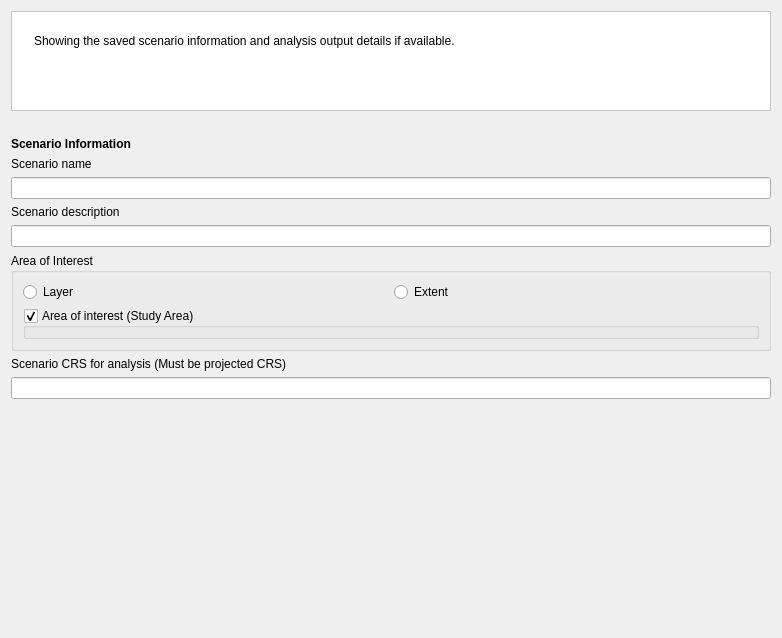
<?xml version="1.0" encoding="UTF-8"?>
<ui version="4.0">
 <class>ScenarioDialog</class>
 <widget class="QDialog" name="ScenarioDialog">
  <property name="geometry">
   <rect>
    <x>0</x>
    <y>0</y>
    <width>782</width>
    <height>638</height>
   </rect>
  </property>
  <property name="windowTitle">
   <string>Scenario Dialog</string>
  </property>
  <layout class="QVBoxLayout" name="verticalLayout">
   <item>
    <widget class="QFrame" name="frame">
     <property name="sizePolicy">
      <sizepolicy hsizetype="Preferred" vsizetype="MinimumExpanding">
       <horstretch>0</horstretch>
       <verstretch>0</verstretch>
      </sizepolicy>
     </property>
     <property name="minimumSize">
      <size>
       <width>0</width>
       <height>100</height>
      </size>
     </property>
     <property name="maximumSize">
      <size>
       <width>16777215</width>
       <height>100</height>
      </size>
     </property>
     <property name="autoFillBackground">
      <bool>false</bool>
     </property>
     <property name="styleSheet">
      <string notr="true">background-color: rgb(255, 255, 255);</string>
     </property>
     <property name="frameShape">
      <enum>QFrame::StyledPanel</enum>
     </property>
     <property name="frameShadow">
      <enum>QFrame::Raised</enum>
     </property>
     <layout class="QHBoxLayout" name="horizontalLayout">
      <item>
       <widget class="QLabel" name="icon_la">
        <property name="sizePolicy">
         <sizepolicy hsizetype="Fixed" vsizetype="Fixed">
          <horstretch>0</horstretch>
          <verstretch>0</verstretch>
         </sizepolicy>
        </property>
        <property name="maximumSize">
         <size>
          <width>91</width>
          <height>81</height>
         </size>
        </property>
        <property name="text">
         <string/>
        </property>
        <property name="pixmap">
         <pixmap>../../../../../../../.designer/icons/cplus_logo.svg</pixmap>
        </property>
        <property name="scaledContents">
         <bool>true</bool>
        </property>
       </widget>
      </item>
      <item>
       <widget class="QLabel" name="label_123">
        <property name="sizePolicy">
         <sizepolicy hsizetype="MinimumExpanding" vsizetype="Expanding">
          <horstretch>0</horstretch>
          <verstretch>0</verstretch>
         </sizepolicy>
        </property>
        <property name="text">
         <string>&lt;html&gt;&lt;head/&gt;&lt;body&gt;&lt;p&gt;Showing the saved scenario information and analysis output details if available.&lt;/p&gt;&lt;p&gt;&lt;br/&gt;&lt;/p&gt;&lt;/body&gt;&lt;/html&gt;</string>
        </property>
        <property name="scaledContents">
         <bool>false</bool>
        </property>
        <property name="wordWrap">
         <bool>true</bool>
        </property>
        <property name="openExternalLinks">
         <bool>true</bool>
        </property>
       </widget>
      </item>
     </layout>
    </widget>
   </item>
   <item>
    <spacer name="horizontalSpacer">
     <property name="orientation">
      <enum>Qt::Horizontal</enum>
     </property>
     <property name="sizeHint" stdset="0">
      <size>
       <width>40</width>
       <height>20</height>
      </size>
     </property>
    </spacer>
   </item>
   <item>
    <widget class="QLabel" name="label_10">
     <property name="styleSheet">
      <string notr="true">font-weight:bold;</string>
     </property>
     <property name="text">
      <string>Scenario Information</string>
     </property>
    </widget>
   </item>
   <item>
    <widget class="QLabel" name="label_64">
     <property name="text">
      <string>Scenario name</string>
     </property>
    </widget>
   </item>
   <item>
    <widget class="QLineEdit" name="scenario_name">
     <property name="text">
      <string/>
     </property>
    </widget>
   </item>
   <item>
    <widget class="QLabel" name="label_71">
     <property name="toolTip">
      <string>Information about the scenario analysis, limited to 195 characters. </string>
     </property>
     <property name="text">
      <string>Scenario description</string>
     </property>
    </widget>
   </item>
   <item>
    <widget class="QLineEdit" name="scenario_description">
     <property name="toolTip">
      <string>Information about the scenario analysis, limited to 195 characters. </string>
     </property>
     <property name="text">
      <string/>
     </property>
     <property name="maxLength">
      <number>195</number>
     </property>
    </widget>
   </item>
   <item alignment="Qt::AlignTop">
    <widget class="QGroupBox" name="group_box_aoi">
     <property name="title">
      <string>Area of Interest</string>
     </property>
     <layout class="QGridLayout" name="gridLayout_3">
      <item row="0" column="0">
       <widget class="QRadioButton" name="rb_studyarea">
        <property name="text">
         <string>Layer</string>
        </property>
       </widget>
      </item>
      <item row="0" column="1">
       <widget class="QRadioButton" name="rb_extent">
        <property name="text">
         <string>Extent</string>
        </property>
       </widget>
      </item>
      <item row="1" column="0" colspan="2" alignment="Qt::AlignTop">
       <widget class="QStackedWidget" name="studyarea_stacked_widget">
        <property name="sizePolicy">
         <sizepolicy hsizetype="Preferred" vsizetype="Preferred">
          <horstretch>0</horstretch>
          <verstretch>0</verstretch>
         </sizepolicy>
        </property>
        <property name="frameShape">
         <enum>QFrame::NoFrame</enum>
        </property>
        <property name="currentIndex">
         <number>1</number>
        </property>
        <widget class="QLineEdit" name="scenario_studyarea">
         <property name="toolTip">
          <string>Path to the study area layer. </string>
         </property>
         <property name="text">
          <string/>
         </property>
         <property name="alignment">
          <set>Qt::AlignLeading|Qt::AlignLeft|Qt::AlignTop</set>
         </property>
         <property name="readOnly">
          <bool>true</bool>
         </property>
        </widget>
        <widget class="QgsExtentGroupBox" name="extent_box">
         <property name="title">
          <string>Area of interest (Study Area)</string>
         </property>
         <property name="checkable">
          <bool>true</bool>
         </property>
         <property name="collapsed">
          <bool>false</bool>
         </property>
        </widget>
       </widget>
      </item>
     </layout>
    </widget>
   </item>
   <item>
    <widget class="QLabel" name="lblCrsdescription">
     <property name="text">
      <string>Scenario CRS for analysis (Must be projected CRS)</string>
     </property>
    </widget>
   </item>
   <item>
    <widget class="QLineEdit" name="crs_text"/>
   </item>
   <item>
    <spacer name="verticalSpacer">
     <property name="orientation">
      <enum>Qt::Vertical</enum>
     </property>
     <property name="sizeHint" stdset="0">
      <size>
       <width>20</width>
       <height>40</height>
      </size>
     </property>
    </spacer>
   </item>
  </layout>
 </widget>
 <customwidgets>
  <customwidget>
   <class>QgsCollapsibleGroupBox</class>
   <extends>QGroupBox</extends>
   <header>qgscollapsiblegroupbox.h</header>
   <container>1</container>
  </customwidget>
  <customwidget>
   <class>QgsExtentGroupBox</class>
   <extends>QgsCollapsibleGroupBox</extends>
   <header>qgsextentgroupbox.h</header>
   <container>1</container>
  </customwidget>
 </customwidgets>
 <resources/>
 <connections/>
</ui>
